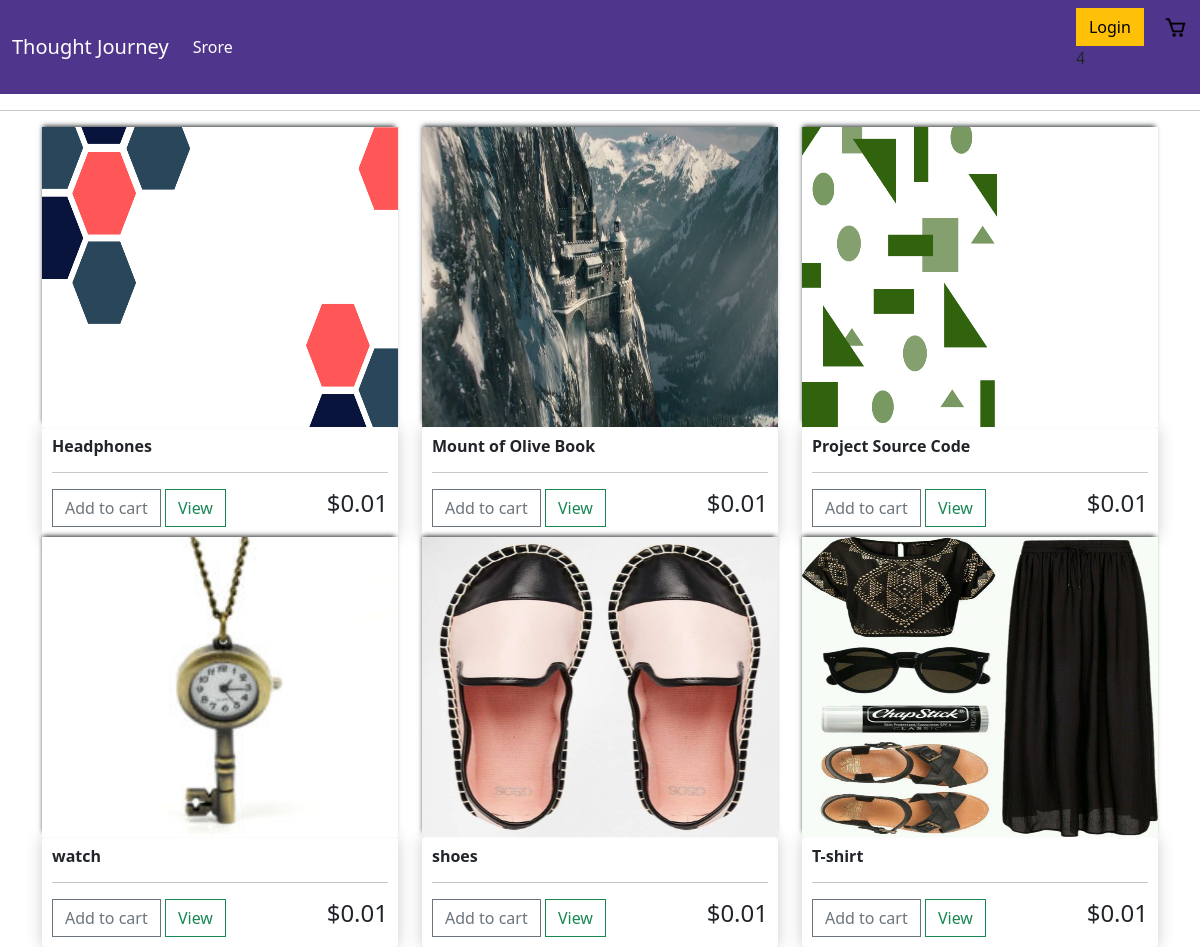
The app's page / (signed in) with its own data.
### store/models.py (models this page shows, shortened)
class Product(models.Model):
    name = models.CharField(max_length=200, null=True)
    price = models.DecimalField(max_digits=7, decimal_places=2)
    digital = models.BooleanField(default=False, null=True, blank=False) #checks if item is digital(not shipped) or not
    image = models.ImageField(null=True, blank=True)

### store/views.py (the view)
# urls.py: path('', include('store.urls'))
def store(request):
    data = cartData(request)
    cartItems = data['cartItems']
    products = Product.objects.all()
    context = {'products' : products, 'cartItems': cartItems}
    return render(request, 'store/store.html', context)

### store/models.py (called while the page is built)
    @property
    def get_cart_items(self):
        orderitems = self.orderitem_set.all()
        total = sum([item.quantity for item in orderitems])
        return total

### store/utils.py (called while the page is built)
def cartData(request):
    if request.user.is_authenticated:
        customer = request.user.customer
        order, created = Order.objects.get_or_create(customer=customer, complete=False)
        items = order.orderitem_set.all()
        cartItems = order.get_cart_items
    else:
        cookieData = cookieCart(request)
        cartItems = cookieData['cartItems']
        order = cookieData['order']
        items = cookieData['items']
    return {'cartItems': cartItems, 'order':order, 'items':items}

### store/templates/store/store.html
{% extends 'store/main.html' %}
{% load static %}
{% block content %}
    <div class="row">
        {% for product in products %}
        <div class="col-lg-4">
            <img class="thumbnail" src="{{product.image.url}}" />
            <div class="box-element product">
                <h6><strong>{{product.name}}</strong></h6>
                <hr>
                <button data-product={{product.id}} data-action="add" class="btn btn-outline-secondary add-btn update-cart">
                    Add to cart
                </button>
                <a class="btn btn-outline-success" href="#">View</a>
                <h4 style="display: inline-block;float: right;">${{product.price|floatformat:2}}</h4>
            </div>
        </div>
        {% endfor %}
    </div>
{% endblock content %}

### static/css/main.css (style rules this page uses)
.btn { border-radius: 0; }
.thumbnail { width: 100%; height: 300px; -webkit-box-shadow: -1px -3px 5px -2px; -moz-box-shadow: -1px -3px 5px -2px; box-shadow: -1px -3px 5px -2px; }
.product { border-radius: 0 0 4px 4px; }
.box-element { box-shadow: hsl(0, 0%, 80%) 0 0 16px; background-color: #ffffff; border-radius: 4px; padding: 10px; }

### records on screen
Product: image (picture), name "Headphones", price "0.01"
Product: image (picture), name "Mount of Olive Book", price "0.01"
Product: image (picture), name "Project Source Code", price "0.01"
Product: image (picture), name "watch", price "0.01"
Product: image (picture), name "shoes", price "0.01"
Product: image (picture), name "T-shirt", price "0.01"

### other values on screen
{{ cartItems }} "4"
